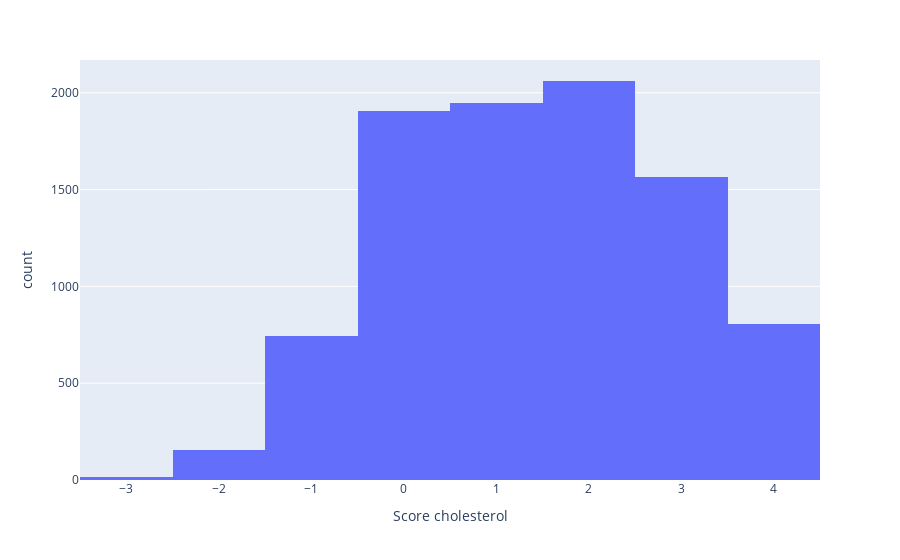

The notebook cell this image was saved under:
### Code cell
fig = px.histogram(plot, x="Score cholesterol")
fig.show()

### Figure 1 — Plotly figure (JSON) as saved in the notebook; plotly's stock layout.template omitted (floating-point values rounded to 4 significant figures; data arrays with more than 128 entries replaced by an {"elided": "..."} marker saying what was removed)
{"data": [{"alignmentgroup": "True", "bingroup": "x", "hovertemplate": "Score cholesterol=%{x}<br>count=%{y}<extra></extra>", "legendgroup": "", "marker": {"color": "#636efa", "pattern": {"shape": ""}}, "name": "", "offsetgroup": "", "orientation": "v", "showlegend": false, "type": "histogram", "x": {"elided": "9199 int values"}, "xaxis": "x", "yaxis": "y"}], "layout": {"barmode": "relative", "legend": {"tracegroupgap": 0}, "margin": {"t": 60}, "xaxis": {"anchor": "y", "domain": [0, 1], "title": {"text": "Score cholesterol"}}, "yaxis": {"anchor": "x", "domain": [0, 1], "title": {"text": "count"}}}}
